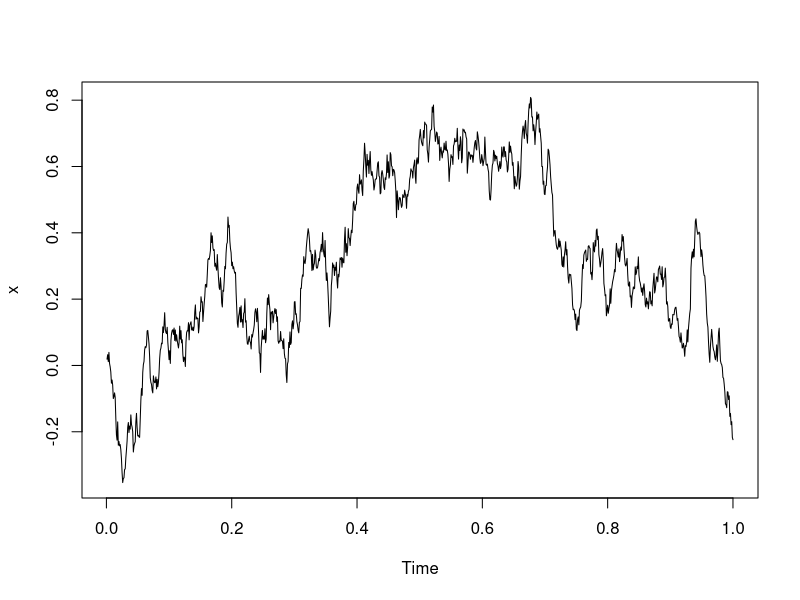

Write R code to recreate this figure.
library(e1071)


### Name: rwiener
### Title: Simulation of Wiener Process
### Aliases: rwiener
### Keywords: distribution

### ** Examples

# simulate a Wiener process on [0,1] and plot it

x <- rwiener()
plot(x,type="l")
